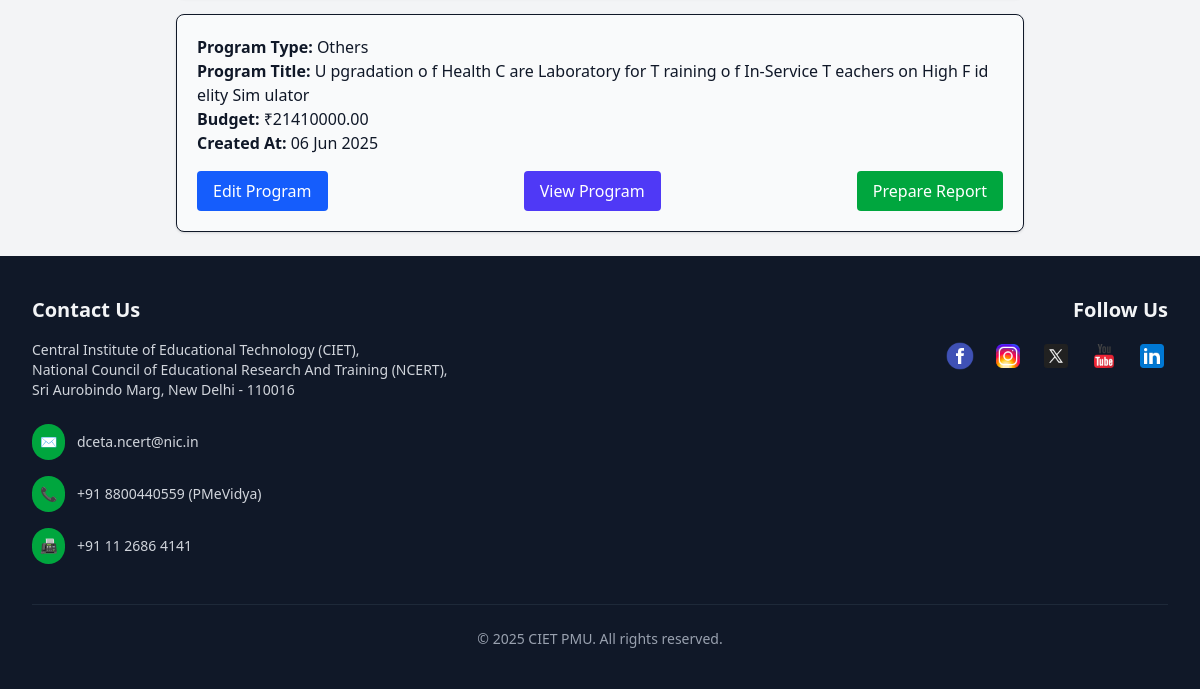
Before: /user_dashboard/ (signed in, lower part) with the older database file.
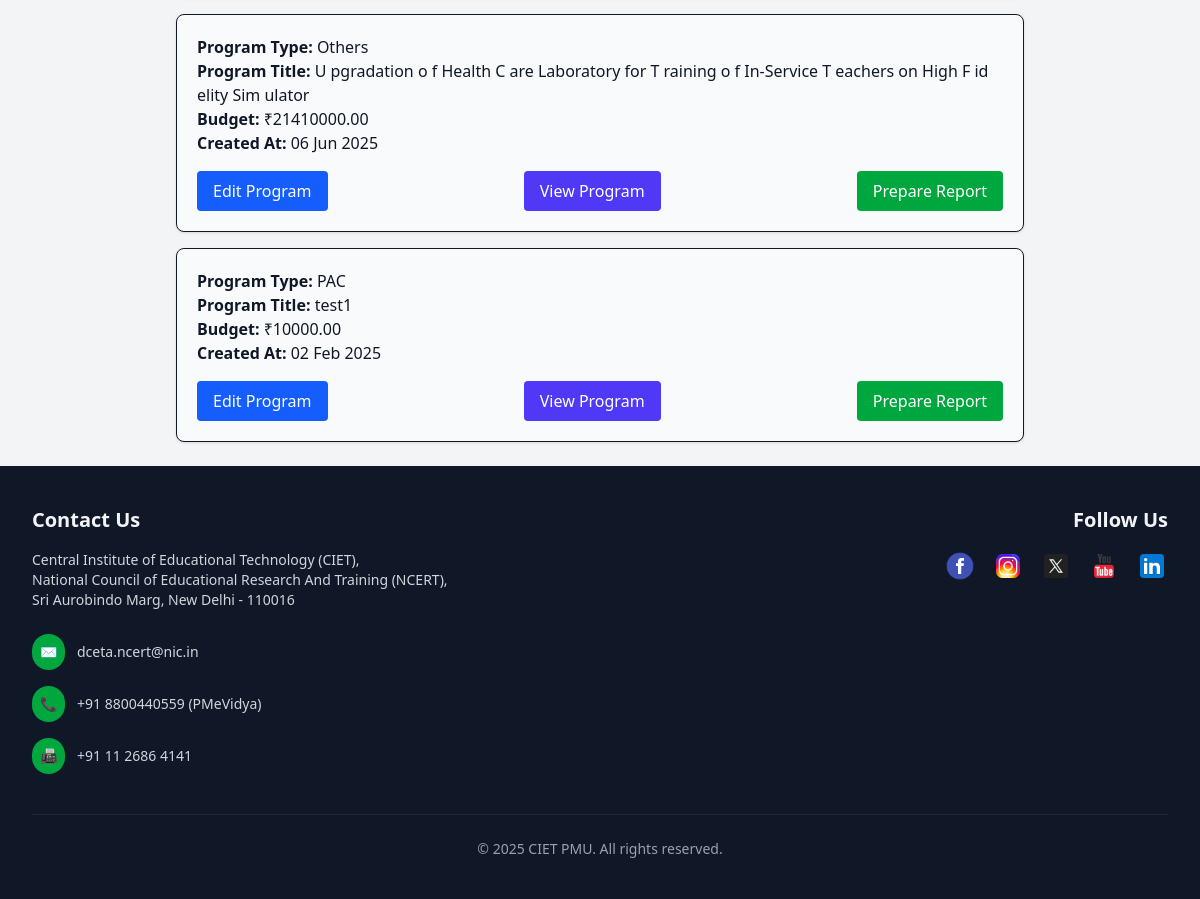
After: the same page with the newer database file.
### admin_dashboard/models.py (models this page shows)
class Program(models.Model):
    type = models.TextField(blank=True, null=True)
    title = models.TextField()
    coordinator = models.ForeignKey('User', models.DO_NOTHING)
    annual_budget = models.ForeignKey(Annualbudget, models.DO_NOTHING)
    created_at = models.DateTimeField(default=timezone.now)
    updated_at = models.DateTimeField(default=timezone.now)
    program_budget = models.DecimalField(decimal_places=2, max_digits=12)
    program_sub_type = models.TextField()
    class Meta:
        managed = False
        db_table = 'Program'

### user_dashboard/views.py (the view)
# urls.py: path('', include('user_dashboard.urls')),
def user_dashboard(request):
    user_id = request.session.get('user_id')
    if not user_id:
        return redirect('login')
    user = get_object_or_404(User, pk=user_id)
    programs = Program.objects.filter(coordinator_id=user.id)
    subtask = Subentry.objects.all()
    return render(request, 'user_dashboard/user_dashboard.html', {
        'user': user,
        'programs': programs,
        'subtask':subtask
    })

### user_dashboard/templates/user_dashboard/user_dashboard.html (shortened to what this page needs)
{% extends "layout.html" %}
{% load static %}
{% block content %}
<div class="flex flex-col md:flex-row h-auto min-h-screen px-2 sm:px-4">
  <div class="w-full max-w-3xl lg:max-w-4xl mx-auto p-3 sm:p-6">
    {% if programs %}
    <div class="space-y-4">
      {% for program in programs %}
      <div class="p-4 sm:p-5 border rounded-lg bg-gray-50 text-sm sm:text-base shadow-sm hover:shadow-md transition">
        <p><strong>Program Type:</strong> {{ program.type }}</p>
        <p><strong>Program Title:</strong> {{ program.title }}</p>
        <p><strong>Budget:</strong> ₹{{ program.program_budget }}</p>
        <p><strong>Created At:</strong> {{ program.created_at|date:"d M Y" }}</p>
        <div class="flex flex-col sm:flex-row justify-between gap-2 sm:gap-4 mt-4">
          <a href="{% url 'edit_program' program.id %}">
            <button class="w-full sm:w-auto px-4 py-2 bg-blue-600 text-white rounded hover:bg-blue-700 transition">
              Edit Program
            </button>
          </a>
          <button onclick="toggleSummary('{{ program.id }}')" class="w-full sm:w-auto px-4 py-2 bg-indigo-600 text-white rounded hover:bg-indigo-700 transition">
            View Program
          </button>
          <a href="{% url 'prepare_report' program.id %}">
            <button class="w-full sm:w-auto px-4 py-2 bg-green-600 text-white rounded hover:bg-green-700 transition">
              Prepare Report
            </button>
          </a>
        </div>
      </div>
      {% endfor %}
    </div>
    {% else %}
    <p class="text-gray-500 text-center text-sm sm:text-base mt-6">No programs assigned to you yet.</p>
    {% endif %}
  </div>
</div>
{% endblock %}

Changed rows visible on the page:
added Program: type "PAC", title "test1", program_budget "10000.00", created_at "02 Feb 2025"
